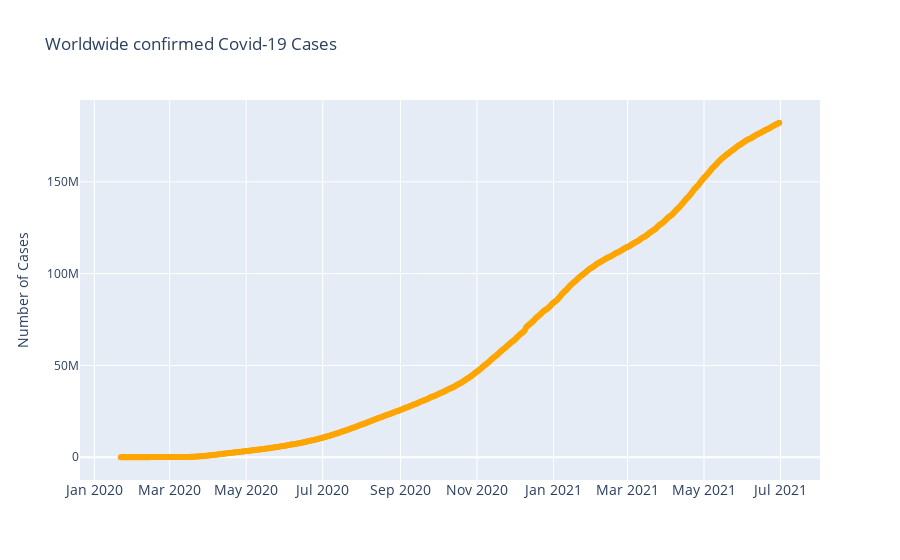

Notebook code cell kept with this figure:
### Markdown cell above
# Worldwide confirmed Covid-19 Cases

### Code cell
df = pd.read_csv('covid_19_data_cleaned.csv', parse_dates=['Date'])

country_daywise = pd.read_csv('country_daywise.csv', parse_dates=['Date'])
countywise = pd.read_csv('countrywise.csv')
daywise = pd.read_csv('daywise.csv', parse_dates=['Date'])

# fill NA
df['Province/State'] = df['Province/State'].fillna("")
# grouping by date
confirmed = df.groupby('Date').sum()['Confirmed'].reset_index()
recovered = df.groupby('Date').sum()['Recovered'].reset_index()
deaths = df.groupby('Date').sum()['Deaths'].reset_index()


# See your first plot
fig = go.Figure()
fig.add_trace(go.Scatter(x = confirmed['Date'], y = confirmed['Confirmed'], mode = 'lines+markers', name = 'Confirmed', line = dict(color = "Orange", width = 2)))
fig.update_layout(title = 'Worldwide confirmed Covid-19 Cases', xaxis_tickfont_size = 14, yaxis = dict(title = 'Number of Cases'))
fig.show()

### Figure 1 — Plotly figure (JSON) as saved in the notebook; plotly's stock layout.template omitted (floating-point values rounded to 4 significant figures; data arrays with more than 128 entries replaced by an {"elided": "..."} marker saying what was removed)
{"data": [{"line": {"color": "Orange", "width": 2}, "mode": "lines+markers", "name": "Confirmed", "type": "scatter", "x": {"elided": "526 str values"}, "y": {"elided": "526 int values"}}], "layout": {"title": {"text": "Worldwide confirmed Covid-19 Cases"}, "xaxis": {"tickfont": {"size": 14}}, "yaxis": {"title": {"text": "Number of Cases"}}}}
